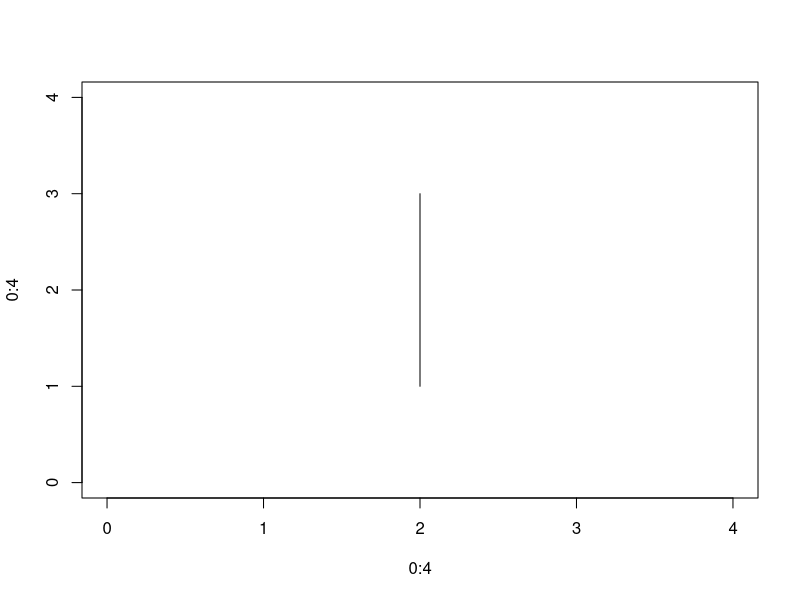
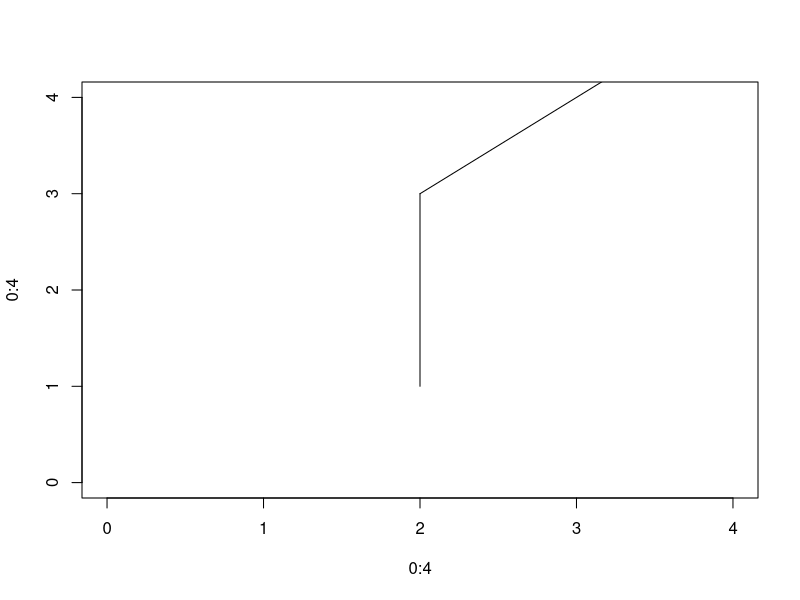
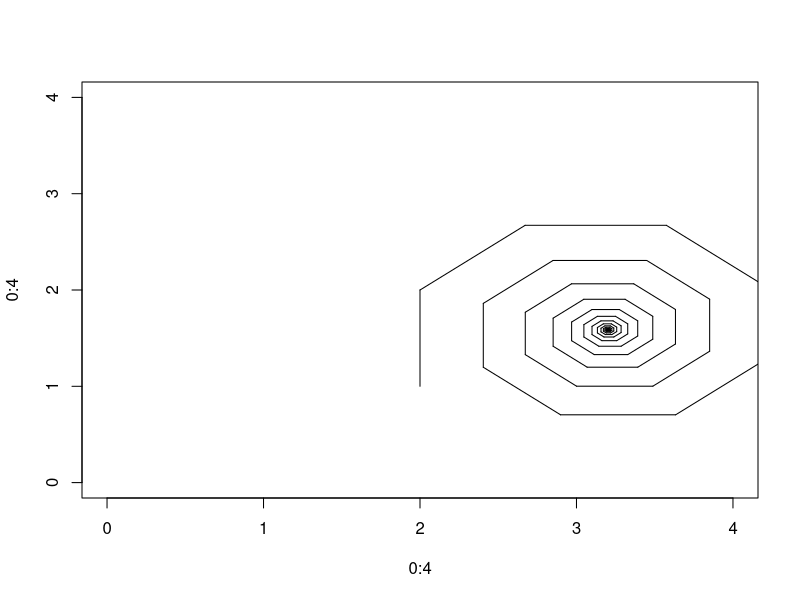

The R source for these figures, in order: (Note: this script raises an error after producing the figures.)
turtle = function(st_posi,direc,len)
{
  end_posi = c(NA,NA)
  end_posi[1] = st_posi[1] + len*cos(direc)
  end_posi[2] = st_posi[2] + len*sin(direc)
  X = c(st_posi[1],end_posi[1])
  Y = c(st_posi[2],end_posi[2])
  lines(X,Y)
  return(end_posi)
}
plot(0:4,0:4,type = "n")
turtle(c(2,1),pi/2,2)

# draw elbow
elbow = function(st_posi,direc,len)
{
  end_posi = turtle(st_posi,direc,len)
  turtle(end_posi,direc-pi/4,0.95*len)
}
plot(0:4,0:4,type = "n")
elbow(c(2,1),pi/2,2)

# draw spiral
spiral = function(st_posi,direc,len)
{
  st_posi = turtle(st_posi,direc,len)
  spiral(st_posi,direc-pi/4,0.95*len)
}
plot(0:4,0:4,type = "n")
spiral(c(2,1),pi/2,1)

# draw spiral
spiral_2 = function(st_posi,direc,len)
{
  if (len > 0.01)
  {
  st_posi = turtle(st_posi,direc,len)
  spiral_2(st_posi,direc-pi/4,0.95*len)
  }
}
plot(0:4,0:4,type = "n")
spiral_2(c(2,1),pi/2,1)


# draw tree
tree = function(st_posi,direc,len)
{
  if (len > 0.01)
  {
    st_posi = turtle(st_posi,direc,len)
    tree(st_posi,direc+pi/4,0.65*len)
    tree(st_posi,direc-pi/4,0.65*len)
  }
}

plot(0:4,0:4,type = "n")
tree(c(2,1),pi/2,1)

# draw fern
fern = function(st_posi,direc,len)
{
  if (len > 0.01)
  {
    st_posi = turtle(st_posi,direc,len)
    fern(st_posi,direc+pi/4,0.38*len)
    fern(st_posi,direc,0.87*len)
  }
}

plot(0:4,0:4,type = "n")
fern(c(2,1),pi/2,1)

# draw fern
fern_2 = function(st_posi,direc,len)
{
  if (len > 0.01)
  {
    st_posi = turtle(st_posi,direc,len)
    fern(st_posi,direc+pi/4,0.38*len)
    fern(st_posi,direc,0.87*len)
  }
}

plot(0:4,0:4,type = "n")
fern(c(2,0),pi/2,1)


